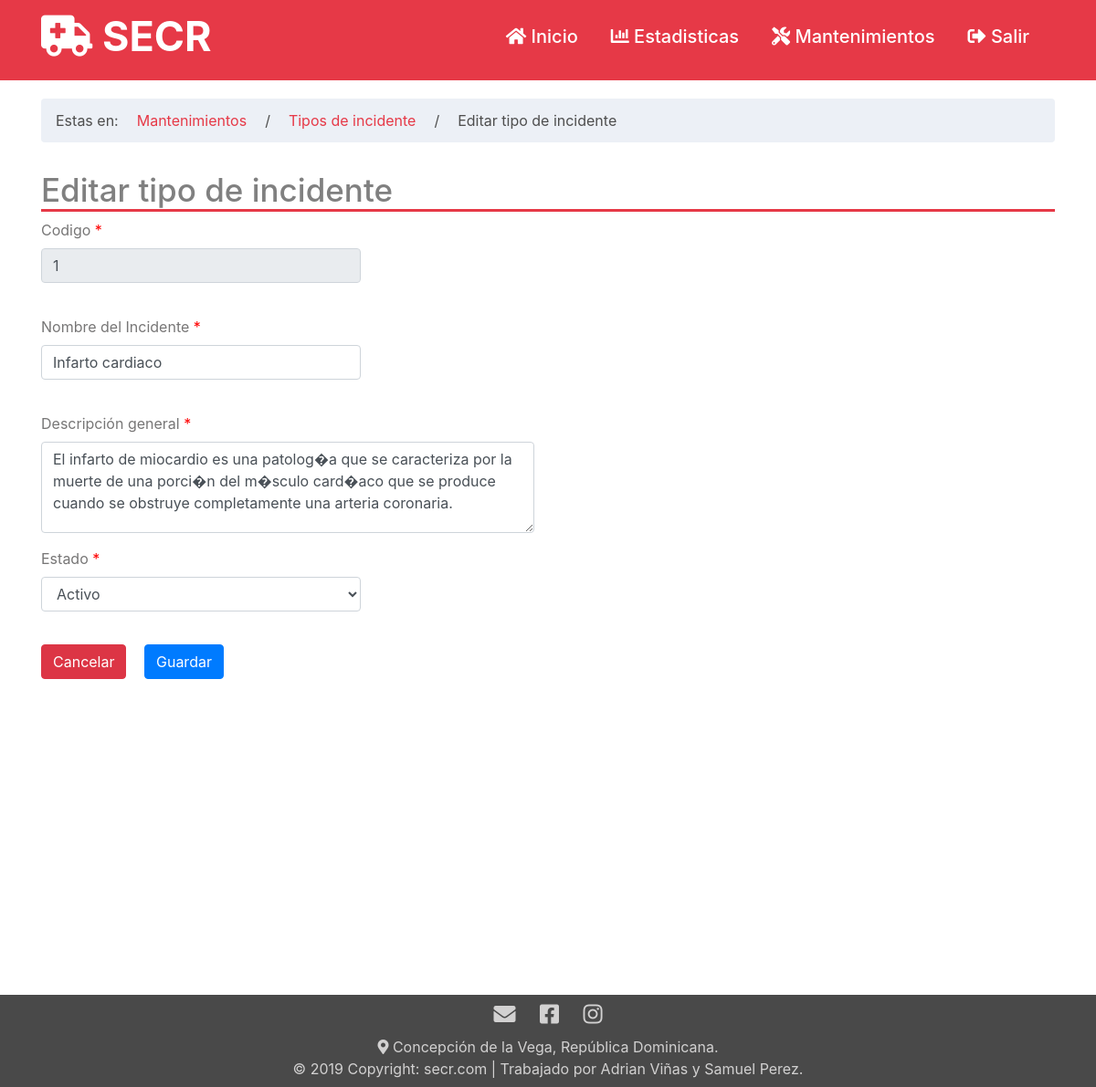
Page /tiposIncidente_modi.php?id=1 on the earlier database version.
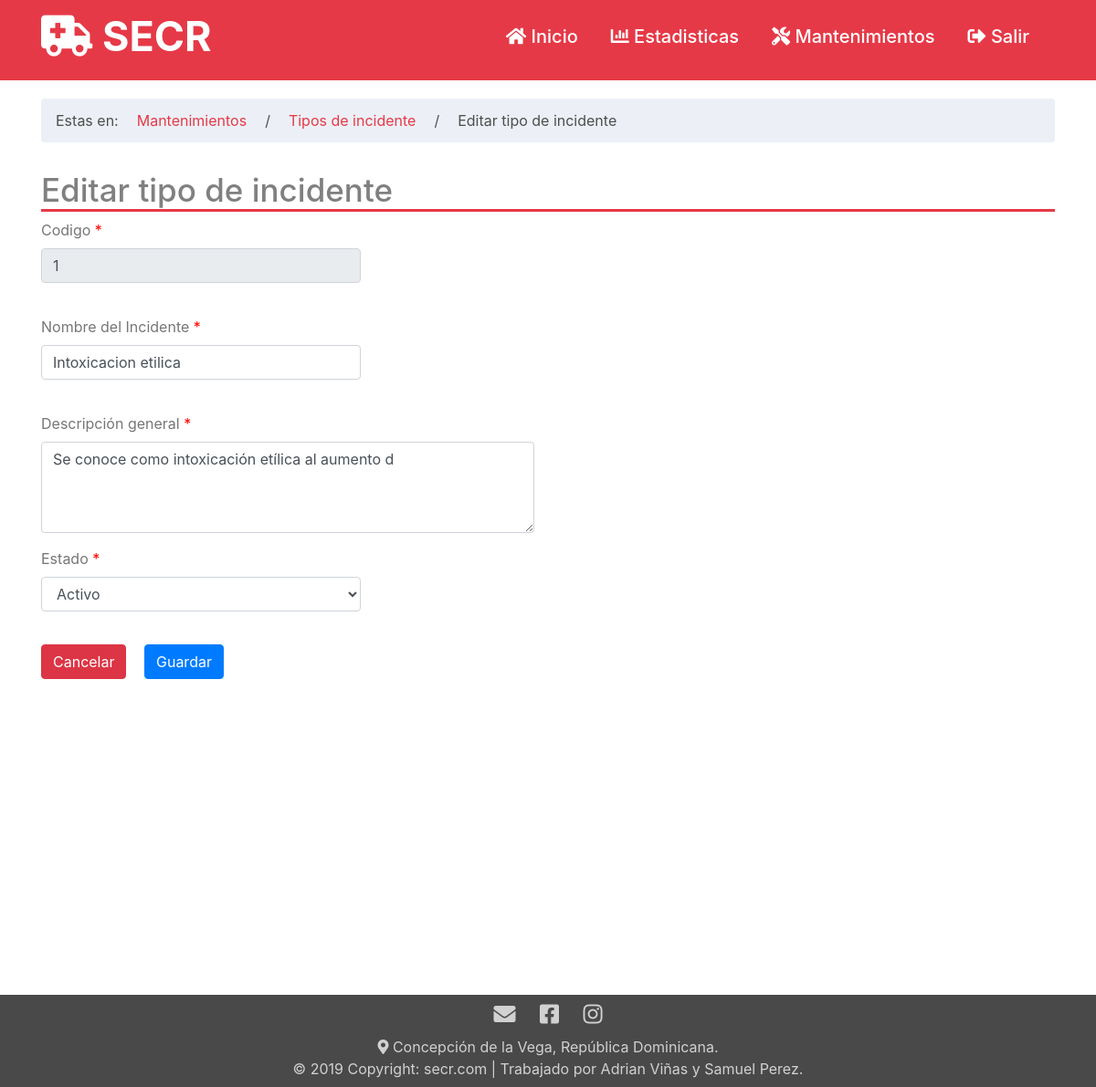
Same page on the later database version.
### tables this page shows
CREATE TABLE `tipos_incidente` (
  `id_tipos_incidente` int(11) NOT NULL,
  `nombre` varchar(50) NOT NULL,
  `descripcion` varchar(50) NOT NULL,
  `estado` char(1) NOT NULL
);

### php/select.php (called while the page is built, shortened)
<?php
function consultar_tiposIncidente_id($id){
    include('conexion.php');
    $sql="SELECT * FROM tipos_incidente where id_tipos_incidente='$id'";
    return $result=$mysqli->query($sql);
}
?>

### tiposIncidente_modi.php (the view, shortened to what this page needs)
<?php
    include './php/cabe.php';
    $query=consultar_tiposIncidente_id($_GET['id']);
    $row=$query->fetch_assoc();
?>
<div class="container">
    <div class="row">
        <div class="col-lg-12">
        <ol class = "breadcrumb" style="margin-top: 20px; background: rgba(230, 235, 243, 0.74);">
            <li style="color: rgb(78, 78, 78);">Estas en:</li>
            <li class="active" style="color: rgb(78, 78, 78);"><a href="mantenimientos.php" style="color: rgb(230, 57, 71);">Mantenimientos</a></li>
            <li class="active" style="color: rgb(78, 78, 78);">/</li>
            <li class="active" style="color: rgb(78, 78, 78);"><a href="tiposIncidente_mant.php" style="color: rgb(230, 57, 71);">Tipos de incidente</a></li>
            <li class="active" style="color: rgb(78, 78, 78);">/</li>
            <li class="active" style="color: rgb(78, 78, 78);">Editar tipo de incidente</li>
        </ol>
        </div>
    </div>
    <div class="row">
        <div class="col-lg-12">
            <h2 id="Titulo">Editar tipo de incidente</h2>
        </div>
    </div>
<form action="./php/procedimientos_tiposIncidente.php?accion=UDT" method="POST">
    <div class="row">
        <div class="col-md-4 col-md-offset-2 col-sm-4 col-sm-offset-2 col-lg-4 col-lg-offset-2 col-xs-12 col-xs-offset-0">
            <div class="form-group">
                <label for="" class="control-label">Codigo <span style="color:red">*</span> </label>
                <input type="text" name="codigo" require="" placeholder="codigo" class="form-control" readonly="" value="<?php echo $row['id_tipos_incidente']?>">
            </div>
        </div>
    </div>
    <div class="row" id="fila">
            <div class="col-md-4 col-md-offset-2 col-sm-4 col-sm-offset-2 col-lg-4 col-lg-offset-2 col-xs-12 col-xs-offset-0">
                <div class="form-group">
                    <label for="" class="control-label">Nombre del Incidente <span style="color:red">*</span> </label>
                    <input type="text" name="incidentes" required="" placeholder="Incidente" class="form-control" value="<?php echo $row['nombre']?>">
                </div>
            </div>
        </div>
        <div class="row" id="fila">
            <div class="col-md-4 col-md-offset-2 col-sm-4 col-sm-offset-2 col-lg-6 col-lg-offset-2 col-xs-12 col-xs-offset-0">
                <div class="form-group">
                    <label for="" class="control-label">Descripción general <span style="color:red">*</span> </label>
                    <textarea type="text" placeholder="Descripción" name="descripcion" required="" class="form-control" style="height: 100px;"><?php echo $row['descripcion']?></textarea>
                </div>
            </div>
        </div>
        <div class="row">
            <div class="col-md-4 col-md-offset-0 col-sm-4 col-sm-offset-0 col-lg-4 col-lg-offset-0 col-xs-12 col-xs-offset-0">
                <div class="form-group">
                    <label for="" class="control-label">Estado <span style="color:red">*</span> </label>
                    <select class="form-control" name="estado">
                        <option value="1" <?php if($row['estado']=="A"){echo "selected";} ?>>Activo</option>
                    </select>
                </div>
            </div>
        </div>
        <div class="row" id="fila" >
         <div class="col-md-8 col-md-offset-2 col-sm-8 col-sm-offset-2 col-lg-8 col-lg-offset-2 col-xs-12 col-xs-offset-0">
            <div class="form-group" id="botonesCrearP">
                <a href="tiposIncidente_mant.php" class="btn btn-danger btn-md">Cancelar</a>
                <input type="submit" value="Guardar" class="btn btn-primary btn-md" id="botonGuardar">
            </div>
         </div>
        </div>
    </form>
</div>
<?php
    include 'php/pie.php';
?>

Differences in the rows shown:
changed tipos_incidente "Activo": incidentes "Infarto cardiaco" → "Intoxicacion etilica"; descripcion "El infarto de miocardio es una patolog�a que se caracteriza por la muerte de una porci�n del m�sculo card�aco que se produce cuando se obstruye completamente una arteria coronaria." → "Se conoce como intoxicación etílica al aumento d"
